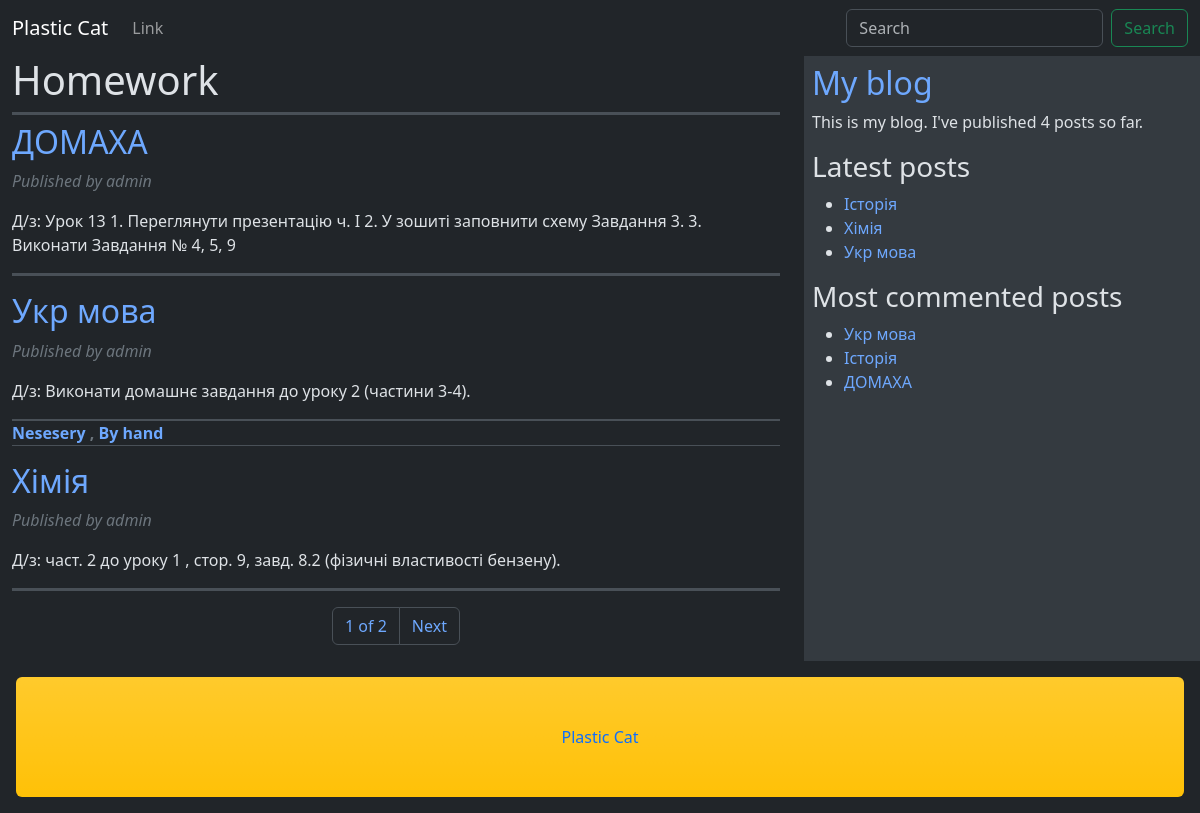
Screenshot of /blog/ with the database file from the repository.
### blog/models.py (models this page shows, shortened)
class Post(models.Model):
    author = models.ForeignKey(User, on_delete=models.CASCADE, related_name='blog_posts')
    slug = models.SlugField(max_length=250, unique_for_date='created')
    title = models.CharField(max_length=250)
    body = models.TextField()
    created = models.DateTimeField(auto_now_add=True)
    objects = models.Manager()
    published = PublishedManager()
    tags = TaggableManager()
    def get_absolute_url(self):
        return reverse("blog:post_detail", args=[self.created.year,
                                                          self.created.month,
                                                          self.created.day,
                                                          self.slug,])

### blog/views.py (the view)
# urls.py: path('', views.post_list, name='post_list'),
def post_list(request, tag_slug=None):
    post_list = Post.published.all()
    tag = None
    if tag_slug:
        tag = get_object_or_404(Tag, slug=tag_slug)
        post_list = post_list.filter(tags__in=[tag])
    paginator = Paginator(post_list, 3)
    page_number = request.GET.get('page', 1)
    try:
        post_list = paginator.page(page_number)
    except EmptyPage:
        post_list = paginator.page(paginator.num_pages)
    except PageNotAnInteger:
        post_list = paginator.page(1)
    return render(request, "blog/list.html", {"posts": post_list, "tag": tag})

### blog/models.py (called while the page is built)
    def get_queryset(self):
        return super().get_queryset().filter(created__year=2023)

### blog/templatetags/blog_tags.py (called while the page is built)
@register.simple_tag
def total_posts():
    return Post.published.count()

@register.inclusion_tag('blog/latest_posts.html')
def show_latest_posts(count=3):
    latest_post = Post.published.order_by('-created')[:count]
    return {'latest_posts': latest_post}

@register.simple_tag
def get_most_commented_posts(count=3):
    return Post.published.annotate(
                total_comments=Count('comments')
            ).order_by('-total_comments')[:count]

@register.filter(name='markdown')
def markdown_format(text):
    return mark_safe(markdown.markdown(text))

### blog/templates/blog/list.html (shortened to what this page needs)
{% extends "blog/base.html" %}
{% load blog_tags %}
{% block content %}
    <div class='container'>
        <h1 class="border-bottom border-3 pb-2">Homework</h1>
        {% for post in posts %}
        <h2>
            <a class="text-decoration-none" href="{{ post.get_absolute_url }}">
                {{ post.title}}
            </a>
        </h2>
        <p class="date fst-italic text-secondary">
            Published {{ post.create }} by {{ post.author }}
        </p>
        <div class="border-bottom border-2">
            {{ post.body|markdown|truncatewords_html:30 }}
        </div>
        <p class="tags fw-semibold text-secondary border-bottom">
            {% for tag in post.tags.all %}
                <a class="text-decoration-none" href="{% url 'blog:post_list_by_tag' tag.slug %}">{{ tag.name }}</a>
                {% if not forloop.last %}, {% endif %}
            {% endfor %}
            </p>
        {% endfor %}
        {% include "pagination.html" with page=posts %}
    </div>
{% endblock content %}

### blog/templates/blog/base.html (shortened to what this page needs)
{% load static %}
{% load blog_tags %}
<!doctype html>
<html lang="en" data-bs-theme="dark">
  <head>
    <link href="https://cdn.jsdelivr.net/npm/bootstrap@5.3.2/dist/css/bootstrap.min.css"
          rel="stylesheet">
  </head>
  <body>
    {% include "blog/navbar.html" %}
    <div class="content">
        <div class="row">
            <div class="col-8" id="content">
                {% block content %}
                {% endblock content %}
            </div>
            <div class="col-md-4 p-2 bg-body-secondary" id="sidebar">
              <h2><a href="{% url 'blog:post_list' %}" class="text-decoration-none">My blog</a></h2>
              <p>This is my blog. I've published {% total_posts %} posts so far.</p>
                <h3>Latest posts</h3>
                {% show_latest_posts 3 %}
                <h3>Most commented posts</h3>
                {% get_most_commented_posts as most_commented_posts %}
                <ul>
                    {% for post in most_commented_posts %}
                    <li>
                        <a href="{{ post.get_absolute_url }}" class="text-decoration-none">{{ post.title }}</a>
                    </li>
                    {% endfor %}
                </ul>
            </div>
        </div>
        <footer class="bg-warning bg-gradient m-3 p-5 text-center text-primary rounded-2"> Plastic Cat</footer>
    </div>
  </body>
</html>

### blog/templates/blog/latest_posts.html
<ul>
    {% for post in latest_posts %}
    <li>
        <a href="{{ post.get_absolute_url }}"  class="text-decoration-none">{{ post.title }}</a>
    </li>
    {% endfor %}
</ul>

### rows the page displays
Post: title "ДОМАХА", author "admin", body "Д/з: Урок 13 1. Переглянути презентацію ч. І 2. У зошиті заповнити схему Завдання 3. 3. Виконати Завдання № 4, 5, 9"
Post: title "Укр мова", author "admin", body "Д/з: Виконати домашнє завдання до уроку 2 (частини 3-4)."
Tag: name "Nesesery"
Tag: name "By hand"
Post: title "Хімія", author "admin", body "Д/з: част. 2 до уроку 1 , стор. 9, завд. 8.2 (фізичні властивості бензену)."
Post: title "Історія"

### other values shown
{{ page.number }} "1"
{{ page.paginator.num_pages }} "2"
